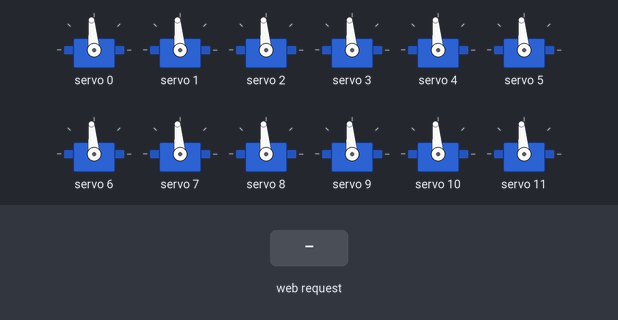
A sketch run on a simulated ESP32. Shown: 12 × servo. The inputs (shaded band) are chosen by the test bench. What the sketch prints to the serial monitor is not drawn.

Above: at 1.2 s.
1.3 s: HTTP request GET /set?servo=1&angle=1&cmd=1 received
At 1.75 s:
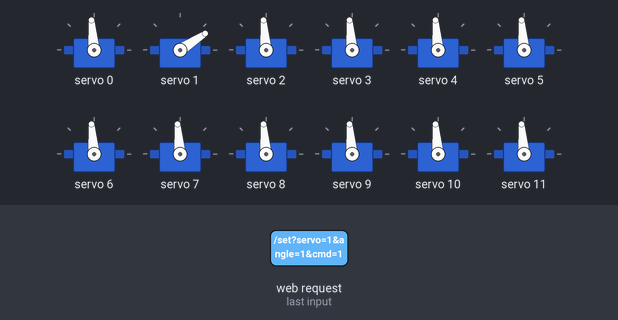
At 3.3 s:
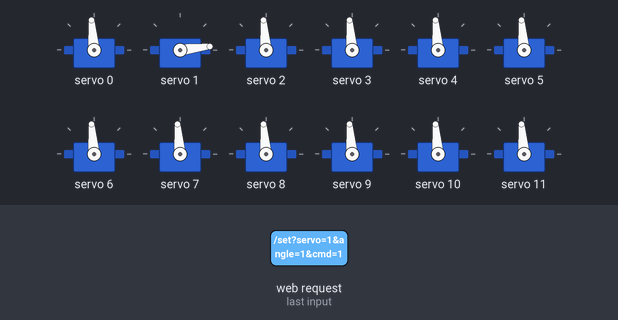
Timing chart, 0 to 4.8 s (numbered marks = the images above; inputs shaded):
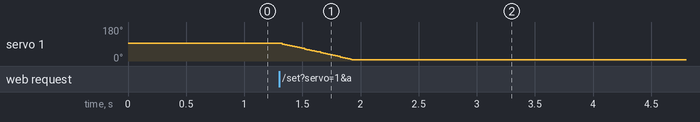

The sketch:

debug.ino
```cpp
#include <WiFi.h>
#include <WebServer.h>
#include <Wire.h>
#include <Adafruit_PWMServoDriver.h>

// --- Configuration ---
const char* ssid = "SpiderRobot";
const char* password = "12345678";
IPAddress local_IP(192, 168, 4, 1);
IPAddress gateway(192, 168, 4, 1);
IPAddress subnet(255, 255, 255, 0);

WebServer server(80);
Adafruit_PWMServoDriver pwm = Adafruit_PWMServoDriver();

// --- Servo Settings ---
#define SERVO_FREQ 50
// Pulse lengths for 0 and 180 degrees (Tune these based on your specific SG90s)
#define SERVO_MIN 125 // ~0 degrees
#define SERVO_MAX 500 // ~180 degrees

// --- Motion Control Variables ---
const int numServos = 12;
float currentAngle[numServos];
float targetAngle[numServos];

unsigned long lastServoUpdate = 0;
const int servoInterval = 10;    // Update servos every 10ms
const float servoStepSize = 1.5; // Degrees to move per interval (adjust for speed)

// --- State Machine & Auto Sweep Variables ---
enum RobotState { IDLE, STAND, SIT, FORWARD, BACKWARD, LEFT, RIGHT, SWEEP };
RobotState currentState = STAND;

unsigned long lastSequenceUpdate = 0;
int sequenceStep = 0;
bool sweepIncreasing = true;

// --- HTML Interface ---
const char index_html[] PROGMEM = R"rawliteral(
<!DOCTYPE html>
<html lang="en">
<head>
    <meta charset="UTF-8">
    <meta name="viewport" content="width=device-width, initial-scale=1.0">
    <title>SpiderRobot Control</title>
    <style>
        body { font-family: 'Segoe UI', Tahoma, Geneva, Verdana, sans-serif; background: #121212; color: #ffffff; margin: 0; padding: 20px; text-align: center; }
        h1 { color: #00bcd4; margin-bottom: 20px; }
        .control-panel { display: flex; flex-wrap: wrap; justify-content: center; gap: 15px; margin-bottom: 30px; }
        .btn { background: #333; color: #fff; border: 1px solid #00bcd4; padding: 15px 25px; font-size: 16px; cursor: pointer; border-radius: 5px; transition: 0.3s; text-transform: uppercase; }
        .btn:hover { background: #00bcd4; color: #000; }
        .btn-stop { background: #d32f2f; border-color: #f44336; }
        .btn-stop:hover { background: #f44336; color: #fff; }
        .slider-grid { display: grid; grid-template-columns: repeat(auto-fit, minmax(250px, 1fr)); gap: 15px; max-width: 1200px; margin: auto; }
        .slider-card { background: #1e1e1e; padding: 15px; border-radius: 8px; border-left: 4px solid #00bcd4; box-shadow: 0 4px 6px rgba(0,0,0,0.3); }
        .slider-card span { display: block; margin-bottom: 10px; font-weight: bold; }
        input[type=range] { width: 100%; cursor: pointer; }
        #status { margin-bottom: 20px; font-size: 18px; color: #4caf50; }
    </style>
</head>
<body>
    <h1>SpiderRobot Controller</h1>
    <div id="status">Status: Stand</div>

    <div class="control-panel">
        <button class="btn" onclick="sendCommand('stand')">Stand</button>
        <button class="btn" onclick="sendCommand('sit')">Sit</button>
        <button class="btn" onclick="sendCommand('forward')">Forward</button>
        <button class="btn" onclick="sendCommand('backward')">Backward</button>
        <button class="btn" onclick="sendCommand('left')">Left</button>
        <button class="btn" onclick="sendCommand('right')">Right</button>
        <button class="btn" onclick="sendCommand('sweep_on')">Auto Sweep ON</button>
        <button class="btn" onclick="sendCommand('sweep_off')">Auto Sweep OFF</button>
        <button class="btn btn-stop" onclick="sendCommand('stop')">Stop</button>
    </div>

    <div class="slider-grid">
        <script>
            for(let i = 0; i < 12; i++) {
                document.write(`
                    <div class="slider-card">
                        <span>Servo ${i + 1} (<span id="val${i}">90</span>&deg;)</span>
                        <input type="range" min="0" max="180" value="90" id="s${i}" oninput="updateServo(${i}, this.value)">
                    </div>
                `);
            }
        </script>
    </div>

    <script>
        function updateServo(id, val) {
            document.getElementById('val' + id).innerText = val;
            fetch(`/set?servo=${id}&angle=${val}`);
            document.getElementById('status').innerText = `Status: Manual Override (Servo ${id + 1})`;
        }
        function sendCommand(cmd) {
            fetch(`/action?cmd=${cmd}`);
            document.getElementById('status').innerText = `Status: ${cmd.toUpperCase()}`;
            // Reset sliders to 90 visually on pose reset
            if(cmd === 'stand' || cmd === 'sit') {
                for(let i=0; i<12; i++) {
                    let val = (cmd === 'stand') ? 90 : (i%3===1 ? 150 : (i%3===2 ? 30 : 90));
                    document.getElementById('s'+i).value = val;
                    document.getElementById('val'+i).innerText = val;
                }
            }
        }
    </script>
</body>
</html>
)rawliteral";

// --- Function Prototypes ---
int angleToPulse(float angle);
void setServo(int channel, float angle);
void smoothMove(int channel, float target);
void handleRoot();
void handleSetServo();
void handleAction();
void updateServos();
void executeStateMachine();

// --- Setup ---
void setup() {
    Serial.begin(115200);

    // I2C Setup for PCA9685
    Wire.begin(21, 22);
    pwm.begin();
    pwm.setOscillatorFrequency(27000000);
    pwm.setPWMFreq(SERVO_FREQ);

    // Initialize Arrays
    for(int i = 0; i < numServos; i++) {
        currentAngle[i] = 90.0;
        targetAngle[i] = 90.0;
        setServo(i, 90.0); // Jump to 90 initially
    }

    // WiFi Setup (Access Point)
    WiFi.mode(WIFI_AP);
    WiFi.softAPConfig(local_IP, gateway, subnet);
    WiFi.softAP(ssid, password);
    Serial.println("AP Setup Complete.");
    Serial.print("IP Address: ");
    Serial.println(WiFi.softAPIP());

    // Web Server Routing
    server.on("/", HTTP_GET, handleRoot);
    server.on("/set", HTTP_GET, handleSetServo);
    server.on("/action", HTTP_GET, handleAction);
    server.begin();
}

// --- Main Loop ---
void loop() {
    server.handleClient();
    updateServos();
    executeStateMachine();
}

// --- Core Servo Functions ---

// Converts 0-180 degree angle to PCA9685 pulse width
int angleToPulse(float angle) {
    angle = constrain(angle, 0.0, 180.0);
    return map(angle, 0, 180, SERVO_MIN, SERVO_MAX);
}

// Instantly jumps servo to angle (used for initialization)
void setServo(int channel, float angle) {
    pwm.setPWM(channel, 0, angleToPulse(angle));
    currentAngle[channel] = angle;
    targetAngle[channel] = angle;
}

// Sets the target angle for the non-blocking interpolation loop
void smoothMove(int channel, float target) {
    targetAngle[channel] = constrain(target, 0.0, 180.0);
}

// Interpolates current angle towards target angle smoothly
void updateServos() {
    if (millis() - lastServoUpdate >= servoInterval) {
        for(int i = 0; i < numServos; i++) {
            if (abs(currentAngle[i] - targetAngle[i]) > servoStepSize) {
                if (currentAngle[i] < targetAngle[i]) {
                    currentAngle[i] += servoStepSize;
                } else {
                    currentAngle[i] -= servoStepSize;
                }
                pwm.setPWM(i, 0, angleToPulse(currentAngle[i]));
            } else if (currentAngle[i] != targetAngle[i]) {
                // Snap to exact final target
                currentAngle[i] = targetAngle[i];
                pwm.setPWM(i, 0, angleToPulse(currentAngle[i]));
            }
        }
        lastServoUpdate = millis();
    }
}

// --- Sequence State Machine ---
void executeStateMachine() {
    if (currentState == IDLE) return;

    if (currentState == SWEEP) {
        if (millis() - lastSequenceUpdate > 1000) { // Reverse direction every 1 sec
            sweepIncreasing = !sweepIncreasing;
            float newTarget = sweepIncreasing ? 150.0 : 30.0;
            for(int i = 0; i < numServos; i++) {
                smoothMove(i, newTarget);
            }
            lastSequenceUpdate = millis();
        }
    }
    else if (currentState == FORWARD) {
        // Placeholder for a non-blocking forward gait
        // You will replace the angles here based on your leg kinematics
        if (millis() - lastSequenceUpdate > 500) {
            sequenceStep = (sequenceStep + 1) % 2;
            if (sequenceStep == 0) {
                smoothMove(0, 120); smoothMove(3, 60); // Example front leg lift
            } else {
                smoothMove(0, 90); smoothMove(3, 90);  // Example front leg place
            }
            lastSequenceUpdate = millis();
        }
    }
    else if (currentState == STAND) {
        for(int i = 0; i < numServos; i++) smoothMove(i, 90.0);
        currentState = IDLE; // Execute once and stop
    }
    else if (currentState == SIT) {
        for(int i = 0; i < numServos; i++) {
            if (i % 3 == 0) smoothMove(i, 90.0);       // Coxa (Hip)
            else if (i % 3 == 1) smoothMove(i, 150.0); // Femur (Leg up)
            else smoothMove(i, 30.0);                  // Tibia (Foot tuck)
        }
        currentState = IDLE;
    }
    // Implement LEFT, RIGHT, BACKWARD similarly...
}

// --- Web Server Handlers ---
void handleRoot() {
    server.send(200, "text/html", index_html);
}

void handleSetServo() {
    if (server.hasArg("servo") && server.hasArg("angle")) {
        int servo = server.arg("servo").toInt();
        float angle = server.arg("angle").toFloat();
        if (servo >= 0 && servo < numServos) {
            currentState = IDLE; // Stop active patterns to allow manual control
            smoothMove(servo, angle);
        }
        server.send(200, "text/plain", "OK");
    } else {
        server.send(400, "text/plain", "Bad Request");
    }
}

void handleAction() {
    if (server.hasArg("cmd")) {
        String cmd = server.arg("cmd");
        if (cmd == "stand") currentState = STAND;
        else if (cmd == "sit") currentState = SIT;
        else if (cmd == "forward") { currentState = FORWARD; sequenceStep = 0; }
        else if (cmd == "backward") { currentState = BACKWARD; sequenceStep = 0; }
        else if (cmd == "left") { currentState = LEFT; sequenceStep = 0; }
        else if (cmd == "right") { currentState = RIGHT; sequenceStep = 0; }
        else if (cmd == "sweep_on") currentState = SWEEP;
        else if (cmd == "sweep_off" || cmd == "stop") currentState = IDLE;
        server.send(200, "text/plain", "OK");
    } else {
        server.send(400, "text/plain", "Bad Request");
    }
}
```

Measured:
- after the input at 1.3 s, servo 1: moves from 95° to 7° over 0.62 s, starting at once
